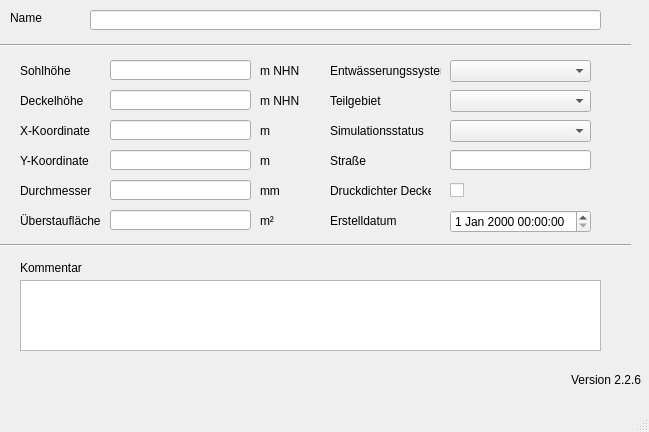
<?xml version="1.0" encoding="UTF-8"?>
<ui version="4.0">
 <class>MainWindow</class>
 <widget class="QMainWindow" name="MainWindow">
  <property name="enabled">
   <bool>true</bool>
  </property>
  <property name="geometry">
   <rect>
    <x>0</x>
    <y>0</y>
    <width>649</width>
    <height>432</height>
   </rect>
  </property>
  <property name="windowTitle">
   <string>MainWindow</string>
  </property>
  <widget class="QWidget" name="centralwidget">
   <widget class="QLabel" name="label_20">
    <property name="geometry">
     <rect>
      <x>330</x>
      <y>120</y>
      <width>111</width>
      <height>21</height>
     </rect>
    </property>
    <property name="text">
     <string>Simulationsstatus</string>
    </property>
   </widget>
   <widget class="QLabel" name="label">
    <property name="geometry">
     <rect>
      <x>10</x>
      <y>10</y>
      <width>46</width>
      <height>16</height>
     </rect>
    </property>
    <property name="text">
     <string>Name</string>
    </property>
   </widget>
   <widget class="Line" name="line">
    <property name="geometry">
     <rect>
      <x>0</x>
      <y>30</y>
      <width>631</width>
      <height>31</height>
     </rect>
    </property>
    <property name="orientation">
     <enum>Qt::Horizontal</enum>
    </property>
   </widget>
   <widget class="QLabel" name="label_14">
    <property name="geometry">
     <rect>
      <x>20</x>
      <y>260</y>
      <width>81</width>
      <height>16</height>
     </rect>
    </property>
    <property name="text">
     <string>Kommentar</string>
    </property>
   </widget>
   <widget class="QLabel" name="label_11">
    <property name="geometry">
     <rect>
      <x>260</x>
      <y>120</y>
      <width>41</width>
      <height>21</height>
     </rect>
    </property>
    <property name="text">
     <string>m</string>
    </property>
   </widget>
   <widget class="QLabel" name="label_5">
    <property name="geometry">
     <rect>
      <x>20</x>
      <y>90</y>
      <width>81</width>
      <height>21</height>
     </rect>
    </property>
    <property name="text">
     <string>Deckelhöhe</string>
    </property>
   </widget>
   <widget class="QLabel" name="label_8">
    <property name="geometry">
     <rect>
      <x>260</x>
      <y>60</y>
      <width>41</width>
      <height>21</height>
     </rect>
    </property>
    <property name="text">
     <string>m NHN</string>
    </property>
   </widget>
   <widget class="QLabel" name="label_70">
    <property name="geometry">
     <rect>
      <x>330</x>
      <y>210</y>
      <width>71</width>
      <height>21</height>
     </rect>
    </property>
    <property name="text">
     <string>Erstelldatum</string>
    </property>
   </widget>
   <widget class="QLabel" name="label_9">
    <property name="geometry">
     <rect>
      <x>20</x>
      <y>150</y>
      <width>81</width>
      <height>21</height>
     </rect>
    </property>
    <property name="text">
     <string>Y-Koordinate</string>
    </property>
   </widget>
   <widget class="QLabel" name="label_12">
    <property name="geometry">
     <rect>
      <x>260</x>
      <y>150</y>
      <width>41</width>
      <height>21</height>
     </rect>
    </property>
    <property name="text">
     <string>m</string>
    </property>
   </widget>
   <widget class="Line" name="line_2">
    <property name="geometry">
     <rect>
      <x>0</x>
      <y>230</y>
      <width>631</width>
      <height>31</height>
     </rect>
    </property>
    <property name="orientation">
     <enum>Qt::Horizontal</enum>
    </property>
   </widget>
   <widget class="QLabel" name="label_6">
    <property name="geometry">
     <rect>
      <x>20</x>
      <y>120</y>
      <width>81</width>
      <height>21</height>
     </rect>
    </property>
    <property name="text">
     <string>X-Koordinate</string>
    </property>
   </widget>
   <widget class="QLabel" name="label_10">
    <property name="geometry">
     <rect>
      <x>260</x>
      <y>90</y>
      <width>41</width>
      <height>21</height>
     </rect>
    </property>
    <property name="text">
     <string>m NHN</string>
    </property>
   </widget>
   <widget class="QLabel" name="label_3">
    <property name="geometry">
     <rect>
      <x>20</x>
      <y>60</y>
      <width>81</width>
      <height>21</height>
     </rect>
    </property>
    <property name="text">
     <string>Sohlhöhe</string>
    </property>
   </widget>
   <widget class="QLabel" name="label_27">
    <property name="geometry">
     <rect>
      <x>260</x>
      <y>180</y>
      <width>41</width>
      <height>21</height>
     </rect>
    </property>
    <property name="text">
     <string>mm</string>
    </property>
   </widget>
   <widget class="QLabel" name="label_39">
    <property name="geometry">
     <rect>
      <x>20</x>
      <y>180</y>
      <width>81</width>
      <height>21</height>
     </rect>
    </property>
    <property name="text">
     <string>Durchmesser</string>
    </property>
   </widget>
   <widget class="QLabel" name="label_40">
    <property name="geometry">
     <rect>
      <x>330</x>
      <y>60</y>
      <width>111</width>
      <height>21</height>
     </rect>
    </property>
    <property name="text">
     <string>Entwässerungssystem</string>
    </property>
   </widget>
   <widget class="QLabel" name="label_41">
    <property name="geometry">
     <rect>
      <x>330</x>
      <y>180</y>
      <width>101</width>
      <height>21</height>
     </rect>
    </property>
    <property name="text">
     <string>Druckdichter Deckel</string>
    </property>
   </widget>
   <widget class="QLineEdit" name="schnam">
    <property name="geometry">
     <rect>
      <x>90</x>
      <y>10</y>
      <width>511</width>
      <height>20</height>
     </rect>
    </property>
   </widget>
   <widget class="QLineEdit" name="sohlhoehe">
    <property name="geometry">
     <rect>
      <x>110</x>
      <y>60</y>
      <width>141</width>
      <height>20</height>
     </rect>
    </property>
   </widget>
   <widget class="QLineEdit" name="deckelhoehe">
    <property name="geometry">
     <rect>
      <x>110</x>
      <y>90</y>
      <width>141</width>
      <height>20</height>
     </rect>
    </property>
   </widget>
   <widget class="QLineEdit" name="xsch">
    <property name="geometry">
     <rect>
      <x>110</x>
      <y>120</y>
      <width>141</width>
      <height>20</height>
     </rect>
    </property>
   </widget>
   <widget class="QLineEdit" name="ysch">
    <property name="geometry">
     <rect>
      <x>110</x>
      <y>150</y>
      <width>141</width>
      <height>20</height>
     </rect>
    </property>
   </widget>
   <widget class="QLineEdit" name="durchm">
    <property name="geometry">
     <rect>
      <x>110</x>
      <y>180</y>
      <width>141</width>
      <height>20</height>
     </rect>
    </property>
   </widget>
   <widget class="QComboBox" name="simstatus">
    <property name="geometry">
     <rect>
      <x>450</x>
      <y>120</y>
      <width>141</width>
      <height>22</height>
     </rect>
    </property>
   </widget>
   <widget class="QComboBox" name="entwart">
    <property name="geometry">
     <rect>
      <x>450</x>
      <y>60</y>
      <width>141</width>
      <height>22</height>
     </rect>
    </property>
   </widget>
   <widget class="QCheckBox" name="druckdicht">
    <property name="geometry">
     <rect>
      <x>450</x>
      <y>180</y>
      <width>70</width>
      <height>21</height>
     </rect>
    </property>
    <property name="text">
     <string/>
    </property>
   </widget>
   <widget class="QTextEdit" name="kommentar">
    <property name="geometry">
     <rect>
      <x>20</x>
      <y>280</y>
      <width>581</width>
      <height>71</height>
     </rect>
    </property>
   </widget>
   <widget class="QLabel" name="label_2">
    <property name="geometry">
     <rect>
      <x>330</x>
      <y>150</y>
      <width>46</width>
      <height>21</height>
     </rect>
    </property>
    <property name="text">
     <string>Straße</string>
    </property>
   </widget>
   <widget class="QLabel" name="label_42">
    <property name="geometry">
     <rect>
      <x>20</x>
      <y>210</y>
      <width>81</width>
      <height>21</height>
     </rect>
    </property>
    <property name="text">
     <string>Überstaufläche</string>
    </property>
   </widget>
   <widget class="QLineEdit" name="ueberstauflaeche">
    <property name="geometry">
     <rect>
      <x>110</x>
      <y>210</y>
      <width>141</width>
      <height>20</height>
     </rect>
    </property>
   </widget>
   <widget class="QLabel" name="label_28">
    <property name="geometry">
     <rect>
      <x>260</x>
      <y>210</y>
      <width>41</width>
      <height>21</height>
     </rect>
    </property>
    <property name="text">
     <string>m²</string>
    </property>
   </widget>
   <widget class="QLineEdit" name="strasse">
    <property name="geometry">
     <rect>
      <x>450</x>
      <y>150</y>
      <width>141</width>
      <height>20</height>
     </rect>
    </property>
   </widget>
   <widget class="QgsDateTimeEdit" name="createdat_2">
    <property name="geometry">
     <rect>
      <x>450</x>
      <y>210</y>
      <width>141</width>
      <height>23</height>
     </rect>
    </property>
   </widget>
   <widget class="QLabel" name="label_13">
    <property name="geometry">
     <rect>
      <x>330</x>
      <y>90</y>
      <width>71</width>
      <height>21</height>
     </rect>
    </property>
    <property name="text">
     <string>Teilgebiet</string>
    </property>
    <property name="buddy">
     <cstring>simstatus</cstring>
    </property>
   </widget>
   <widget class="QComboBox" name="teilgebiet">
    <property name="geometry">
     <rect>
      <x>450</x>
      <y>90</y>
      <width>141</width>
      <height>22</height>
     </rect>
    </property>
   </widget>
   <widget class="QLabel" name="lb_version">
    <property name="geometry">
     <rect>
      <x>570</x>
      <y>370</y>
      <width>71</width>
      <height>20</height>
     </rect>
    </property>
    <property name="toolTip">
     <string>Version QKan Import</string>
    </property>
    <property name="text">
     <string>Version 2.2.6</string>
    </property>
    <property name="alignment">
     <set>Qt::AlignRight|Qt::AlignTrailing|Qt::AlignVCenter</set>
    </property>
   </widget>
  </widget>
  <widget class="QMenuBar" name="menubar">
   <property name="geometry">
    <rect>
     <x>0</x>
     <y>0</y>
     <width>649</width>
     <height>21</height>
    </rect>
   </property>
  </widget>
  <widget class="QStatusBar" name="statusbar"/>
 </widget>
 <customwidgets>
  <customwidget>
   <class>QgsDateTimeEdit</class>
   <extends>QDateTimeEdit</extends>
   <header>qgsdatetimeedit.h</header>
  </customwidget>
 </customwidgets>
 <tabstops>
  <tabstop>schnam</tabstop>
  <tabstop>sohlhoehe</tabstop>
  <tabstop>deckelhoehe</tabstop>
  <tabstop>xsch</tabstop>
  <tabstop>ysch</tabstop>
  <tabstop>durchm</tabstop>
  <tabstop>simstatus</tabstop>
  <tabstop>entwart</tabstop>
  <tabstop>strasse</tabstop>
  <tabstop>druckdicht</tabstop>
  <tabstop>ueberstauflaeche</tabstop>
  <tabstop>createdat_2</tabstop>
  <tabstop>kommentar</tabstop>
 </tabstops>
 <resources/>
 <connections/>
</ui>
